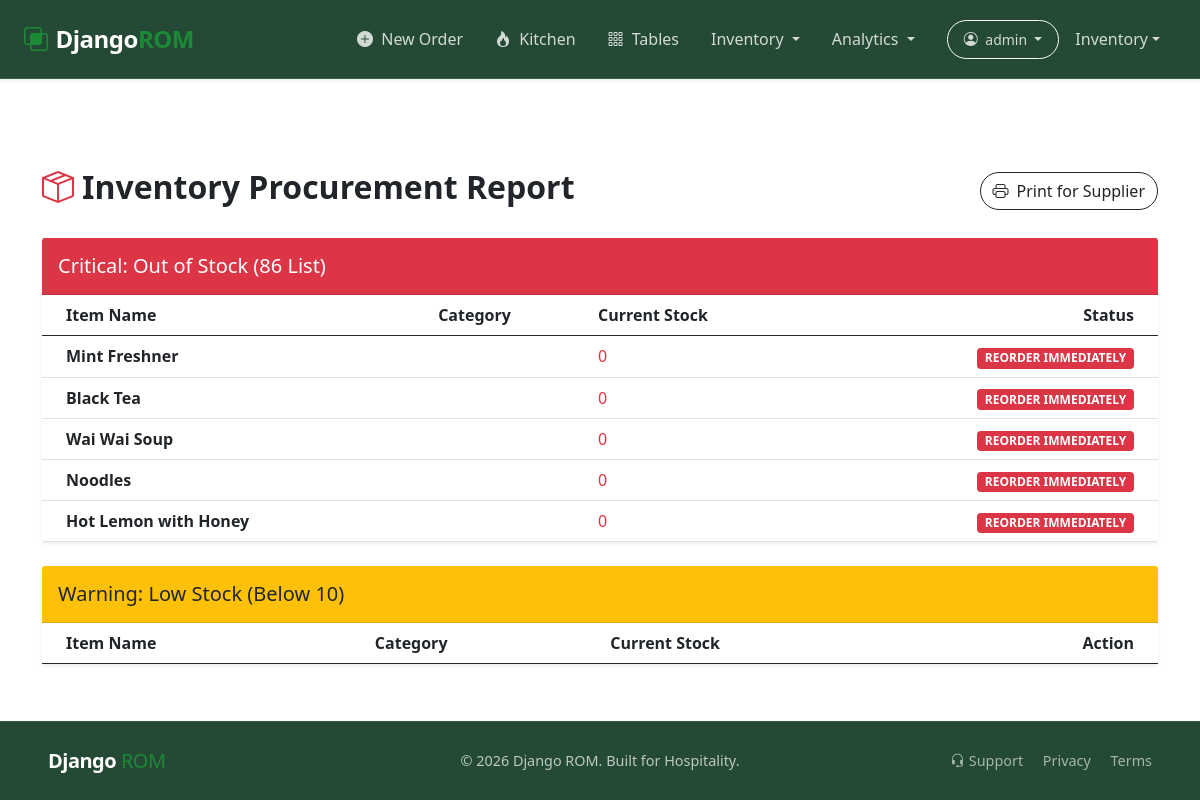
Before: /orders/reports/low-stock/ (signed in) with the older database file.
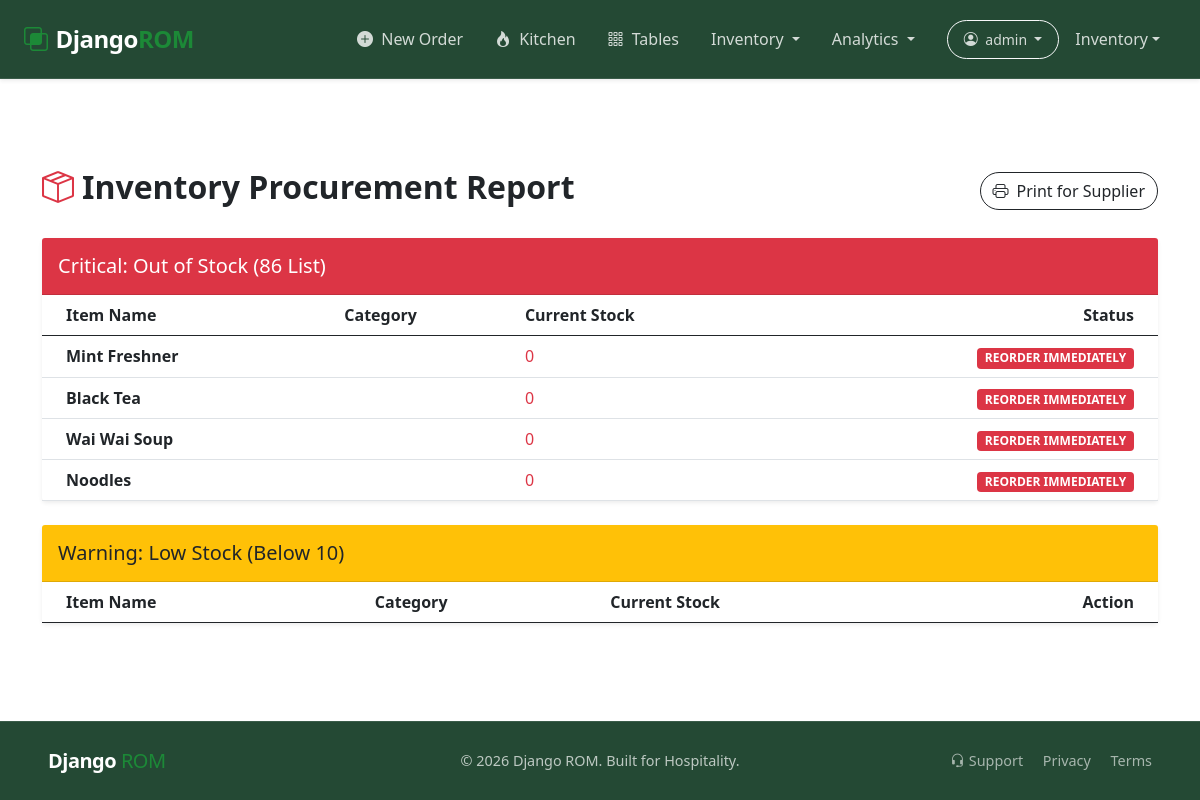
After: the same page with the newer database file.
### app_restaurant/models.py (models this page shows, shortened)
class Menu(models.Model):
    menu_title = models.CharField(max_length=200, null=False, blank=False)
    menu_price = models.FloatField(null=False, blank=False)
    menu_category = models.ForeignKey(Category,
                                      max_length=100,
                                        null=False,
                                        blank=False,
                                        on_delete=models.CASCADE)
    menu_description = models.TextField(null=True, blank=True)
    menu_image = models.ImageField(upload_to='menu_images/',
                                   null=True, blank=True)
    menu_status = models.BooleanField(default=True)
    stock_quantity = models.IntegerField(default=0)
    is_available = models.BooleanField(default=True)
    created_at = models.DateTimeField(default=timezone.now())

### app_orders/views.py (the view)
# urls.py: path('reports/low-stock/', views.low_stock_report, name='low_stock_report'),
@login_required(login_url='login')
def low_stock_report(request):
    out_of_stock = Menu.objects.filter(stock_quantity=0)
    low_stock_threshold = 10
    low_stock = Menu.objects.filter(stock_quantity__gt=0, stock_quantity__lte=low_stock_threshold)
    context = {
        'out_of_stock': out_of_stock,
        'low_stock': low_stock,
        'threshold': low_stock_threshold
    }
    return render(request, 'low_stock.html', context)

### app_orders/templates/low_stock.html (shortened to what this page needs)
{% extends 'base.html' %}
{% block content %}
<div class="container py-5" style="margin-top: 50px;">
    <div class="d-flex justify-content-between align-items-center mb-4">
        <h2 class="fw-bold"><i class="bi bi-box-seam text-danger me-2"></i>Inventory Procurement Report</h2>
        <button onclick="window.print()" class="btn btn-outline-dark rounded-pill">
            <i class="bi bi-printer me-2"></i>Print for Supplier
        </button>
    </div>
    <div class="card border-0 shadow-sm rounded-4 mb-4">
        <div class="card-header bg-danger text-white py-3 rounded-top-4">
            <h5 class="mb-0">Critical: Out of Stock (86 List)</h5>
        </div>
        <div class="table-responsive">
            <table class="table align-middle mb-0">
                <thead>
                    <tr>
                        <th class="ps-4">Item Name</th>
                        <th>Category</th>
                        <th>Current Stock</th>
                        <th class="text-end pe-4">Status</th>
                    </tr>
                </thead>
                <tbody>
                    {% for item in out_of_stock %}
                    <tr>
                        <td class="ps-4 fw-bold">{{ item.menu_title }}</td>
                        <td>{{ item.category.name }}</td>
                        <td><span class="text-danger">0</span></td>
                        <td class="text-end pe-4"><span class="badge bg-danger">REORDER IMMEDIATELY</span></td>
                    </tr>
                    {% empty %}
                    <tr><td colspan="4" class="text-center py-4 text-muted">No items are completely out of stock.</td></tr>
                    {% endfor %}
                </tbody>
            </table>
        </div>
    </div>
    <div class="card border-0 shadow-sm rounded-4">
        <div class="card-header bg-warning py-3 rounded-top-4">
            <h5 class="mb-0 text-dark">Warning: Low Stock (Below {{ threshold }})</h5>
        </div>
        <div class="table-responsive">
            <table class="table align-middle mb-0">
                <thead>
                    <tr>
                        <th class="ps-4">Item Name</th>
                        <th>Category</th>
                        <th>Current Stock</th>
                        <th class="text-end pe-4">Action</th>
                    </tr>
                </thead>
            </table>
        </div>
    </div>
</div>
{% endblock %}

Changed rows visible on the page:
removed Menu: menu_title "Hot Lemon with Honey"
